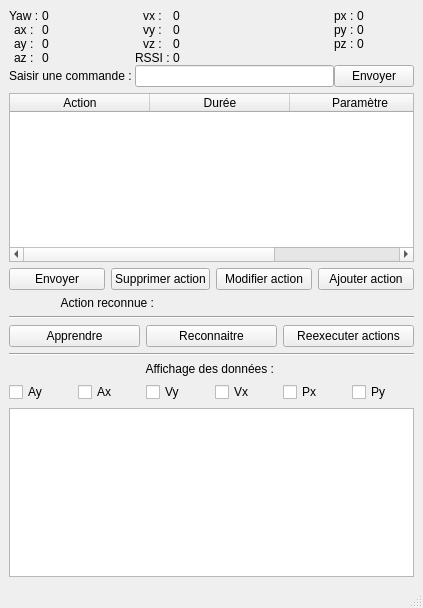
<?xml version="1.0" encoding="UTF-8"?>
<ui version="4.0">
 <class>MainWindow</class>
 <widget class="QMainWindow" name="MainWindow">
  <property name="geometry">
   <rect>
    <x>0</x>
    <y>0</y>
    <width>423</width>
    <height>608</height>
   </rect>
  </property>
  <property name="windowTitle">
   <string>Commander le robot à distance</string>
  </property>
  <widget class="QWidget" name="centralwidget">
   <layout class="QHBoxLayout" name="horizontalLayout_3">
    <item>
     <layout class="QVBoxLayout" name="verticalLayout">
      <item>
       <layout class="QGridLayout" name="gridLayout">
        <property name="spacing">
         <number>0</number>
        </property>
        <item row="0" column="0" colspan="2">
         <layout class="QFormLayout" name="formLayout">
          <property name="labelAlignment">
           <set>Qt::AlignCenter</set>
          </property>
          <item row="0" column="0">
           <widget class="QLabel" name="label_2">
            <property name="text">
             <string>Yaw : </string>
            </property>
           </widget>
          </item>
          <item row="0" column="1">
           <widget class="QLabel" name="labelYaw">
            <property name="text">
             <string>0</string>
            </property>
           </widget>
          </item>
          <item row="1" column="0">
           <widget class="QLabel" name="label_4">
            <property name="text">
             <string>ax : </string>
            </property>
           </widget>
          </item>
          <item row="1" column="1">
           <widget class="QLabel" name="labelAx">
            <property name="text">
             <string>0</string>
            </property>
           </widget>
          </item>
          <item row="2" column="0">
           <widget class="QLabel" name="label_6">
            <property name="text">
             <string>ay : </string>
            </property>
           </widget>
          </item>
          <item row="2" column="1">
           <widget class="QLabel" name="labelAy">
            <property name="text">
             <string>0</string>
            </property>
           </widget>
          </item>
          <item row="3" column="0">
           <widget class="QLabel" name="label_8">
            <property name="text">
             <string>az : </string>
            </property>
           </widget>
          </item>
          <item row="3" column="1">
           <widget class="QLabel" name="labelAz">
            <property name="text">
             <string>0</string>
            </property>
           </widget>
          </item>
         </layout>
        </item>
        <item row="0" column="2">
         <layout class="QFormLayout" name="formLayout_4">
          <property name="labelAlignment">
           <set>Qt::AlignCenter</set>
          </property>
          <item row="1" column="0">
           <widget class="QLabel" name="label_10">
            <property name="text">
             <string>vx : </string>
            </property>
           </widget>
          </item>
          <item row="1" column="1">
           <widget class="QLabel" name="labelVx">
            <property name="text">
             <string>0</string>
            </property>
           </widget>
          </item>
          <item row="2" column="0">
           <widget class="QLabel" name="label_14">
            <property name="text">
             <string>vy : </string>
            </property>
           </widget>
          </item>
          <item row="2" column="1">
           <widget class="QLabel" name="labelVy">
            <property name="text">
             <string>0</string>
            </property>
           </widget>
          </item>
          <item row="3" column="0">
           <widget class="QLabel" name="label_18">
            <property name="text">
             <string>vz : </string>
            </property>
           </widget>
          </item>
          <item row="3" column="1">
           <widget class="QLabel" name="labelVz">
            <property name="text">
             <string>0</string>
            </property>
           </widget>
          </item>
          <item row="4" column="0">
           <widget class="QLabel" name="label">
            <property name="text">
             <string>RSSI : </string>
            </property>
           </widget>
          </item>
          <item row="4" column="1">
           <widget class="QLabel" name="labelRSSI">
            <property name="text">
             <string>0</string>
            </property>
           </widget>
          </item>
         </layout>
        </item>
        <item row="0" column="3">
         <layout class="QFormLayout" name="formLayout_2">
          <property name="labelAlignment">
           <set>Qt::AlignCenter</set>
          </property>
          <item row="1" column="0">
           <widget class="QLabel" name="label_20">
            <property name="text">
             <string>px : </string>
            </property>
           </widget>
          </item>
          <item row="1" column="1">
           <widget class="QLabel" name="labelPx">
            <property name="text">
             <string>0</string>
            </property>
           </widget>
          </item>
          <item row="2" column="0">
           <widget class="QLabel" name="label_16">
            <property name="text">
             <string>py : </string>
            </property>
           </widget>
          </item>
          <item row="2" column="1">
           <widget class="QLabel" name="labelPy">
            <property name="text">
             <string>0</string>
            </property>
           </widget>
          </item>
          <item row="3" column="0">
           <widget class="QLabel" name="label_12">
            <property name="text">
             <string>pz : </string>
            </property>
           </widget>
          </item>
          <item row="3" column="1">
           <widget class="QLabel" name="labelPz">
            <property name="text">
             <string>0</string>
            </property>
           </widget>
          </item>
         </layout>
        </item>
        <item row="1" column="3">
         <widget class="QPushButton" name="pushButton">
          <property name="text">
           <string>Envoyer</string>
          </property>
         </widget>
        </item>
        <item row="1" column="2">
         <widget class="QLineEdit" name="lineEdit">
          <property name="minimumSize">
           <size>
            <width>0</width>
            <height>0</height>
           </size>
          </property>
          <property name="maximumSize">
           <size>
            <width>16777215</width>
            <height>16777215</height>
           </size>
          </property>
         </widget>
        </item>
        <item row="1" column="0">
         <widget class="QLabel" name="label_3">
          <property name="text">
           <string>Saisir une commande : </string>
          </property>
         </widget>
        </item>
       </layout>
      </item>
      <item>
       <widget class="QTableWidget" name="actionsTableWidget">
        <attribute name="horizontalHeaderCascadingSectionResizes">
         <bool>false</bool>
        </attribute>
        <attribute name="horizontalHeaderDefaultSectionSize">
         <number>140</number>
        </attribute>
        <attribute name="horizontalHeaderStretchLastSection">
         <bool>true</bool>
        </attribute>
        <column>
         <property name="text">
          <string>Action</string>
         </property>
        </column>
        <column>
         <property name="text">
          <string>Durée</string>
         </property>
        </column>
        <column>
         <property name="text">
          <string>Paramètre</string>
         </property>
        </column>
       </widget>
      </item>
      <item>
       <layout class="QHBoxLayout" name="horizontalLayout">
        <item>
         <widget class="QPushButton" name="envoyerButton">
          <property name="text">
           <string>Envoyer</string>
          </property>
         </widget>
        </item>
        <item>
         <widget class="QPushButton" name="supprimerButton">
          <property name="text">
           <string>Supprimer action</string>
          </property>
         </widget>
        </item>
        <item>
         <widget class="QPushButton" name="modifierButton">
          <property name="text">
           <string>Modifier action</string>
          </property>
         </widget>
        </item>
        <item>
         <widget class="QPushButton" name="ajouterButton">
          <property name="text">
           <string>Ajouter action</string>
          </property>
         </widget>
        </item>
       </layout>
      </item>
      <item>
       <layout class="QHBoxLayout" name="horizontalLayout_2">
        <item>
         <widget class="QLabel" name="label_7">
          <property name="text">
           <string>Action reconnue : </string>
          </property>
          <property name="alignment">
           <set>Qt::AlignCenter</set>
          </property>
         </widget>
        </item>
        <item>
         <widget class="QLabel" name="labelR">
          <property name="text">
           <string/>
          </property>
         </widget>
        </item>
       </layout>
      </item>
      <item>
       <widget class="Line" name="line_2">
        <property name="orientation">
         <enum>Qt::Horizontal</enum>
        </property>
       </widget>
      </item>
      <item>
       <layout class="QHBoxLayout" name="horizontalLayout_4">
        <item>
         <widget class="QPushButton" name="apprendreButton">
          <property name="text">
           <string>Apprendre</string>
          </property>
         </widget>
        </item>
        <item>
         <widget class="QPushButton" name="reconnaitreButton">
          <property name="text">
           <string>Reconnaitre</string>
          </property>
         </widget>
        </item>
        <item>
         <widget class="QPushButton" name="reexucuterActionsButton">
          <property name="text">
           <string>Reexecuter actions</string>
          </property>
         </widget>
        </item>
       </layout>
      </item>
      <item>
       <widget class="Line" name="line">
        <property name="orientation">
         <enum>Qt::Horizontal</enum>
        </property>
       </widget>
      </item>
      <item>
       <widget class="QLabel" name="label_5">
        <property name="text">
         <string>Affichage des données : </string>
        </property>
        <property name="alignment">
         <set>Qt::AlignCenter</set>
        </property>
       </widget>
      </item>
      <item>
       <layout class="QHBoxLayout" name="horizontalLayout_5">
        <item>
         <widget class="QCheckBox" name="checkBoxAy">
          <property name="text">
           <string>Ay</string>
          </property>
          <attribute name="buttonGroup">
           <string notr="true">buttonGroup</string>
          </attribute>
         </widget>
        </item>
        <item>
         <widget class="QCheckBox" name="checkBoxAx">
          <property name="text">
           <string>Ax</string>
          </property>
          <attribute name="buttonGroup">
           <string notr="true">buttonGroup</string>
          </attribute>
         </widget>
        </item>
        <item>
         <widget class="QCheckBox" name="checkBoxVy">
          <property name="text">
           <string>Vy</string>
          </property>
          <attribute name="buttonGroup">
           <string notr="true">buttonGroup</string>
          </attribute>
         </widget>
        </item>
        <item>
         <widget class="QCheckBox" name="checkBoxVx">
          <property name="text">
           <string>Vx</string>
          </property>
          <attribute name="buttonGroup">
           <string notr="true">buttonGroup</string>
          </attribute>
         </widget>
        </item>
        <item>
         <widget class="QCheckBox" name="checkBoxPx">
          <property name="text">
           <string>Px</string>
          </property>
          <attribute name="buttonGroup">
           <string notr="true">buttonGroup</string>
          </attribute>
         </widget>
        </item>
        <item>
         <widget class="QCheckBox" name="checkBoxPy">
          <property name="text">
           <string>Py</string>
          </property>
          <attribute name="buttonGroup">
           <string notr="true">buttonGroup</string>
          </attribute>
         </widget>
        </item>
       </layout>
      </item>
      <item>
       <widget class="QtCharts::QChartView" name="chartview"/>
      </item>
     </layout>
    </item>
   </layout>
  </widget>
  <widget class="QMenuBar" name="menubar">
   <property name="geometry">
    <rect>
     <x>0</x>
     <y>0</y>
     <width>423</width>
     <height>20</height>
    </rect>
   </property>
  </widget>
  <widget class="QStatusBar" name="statusbar"/>
 </widget>
 <customwidgets>
  <customwidget>
   <class>QtCharts::QChartView</class>
   <extends>QGraphicsView</extends>
   <header location="global">QtCharts/QChartView&gt;
#include &lt;QtCharts/chartsnamespace.h</header>
  </customwidget>
 </customwidgets>
 <resources/>
 <connections/>
 <buttongroups>
  <buttongroup name="buttonGroup">
   <property name="exclusive">
    <bool>false</bool>
   </property>
  </buttongroup>
 </buttongroups>
</ui>
